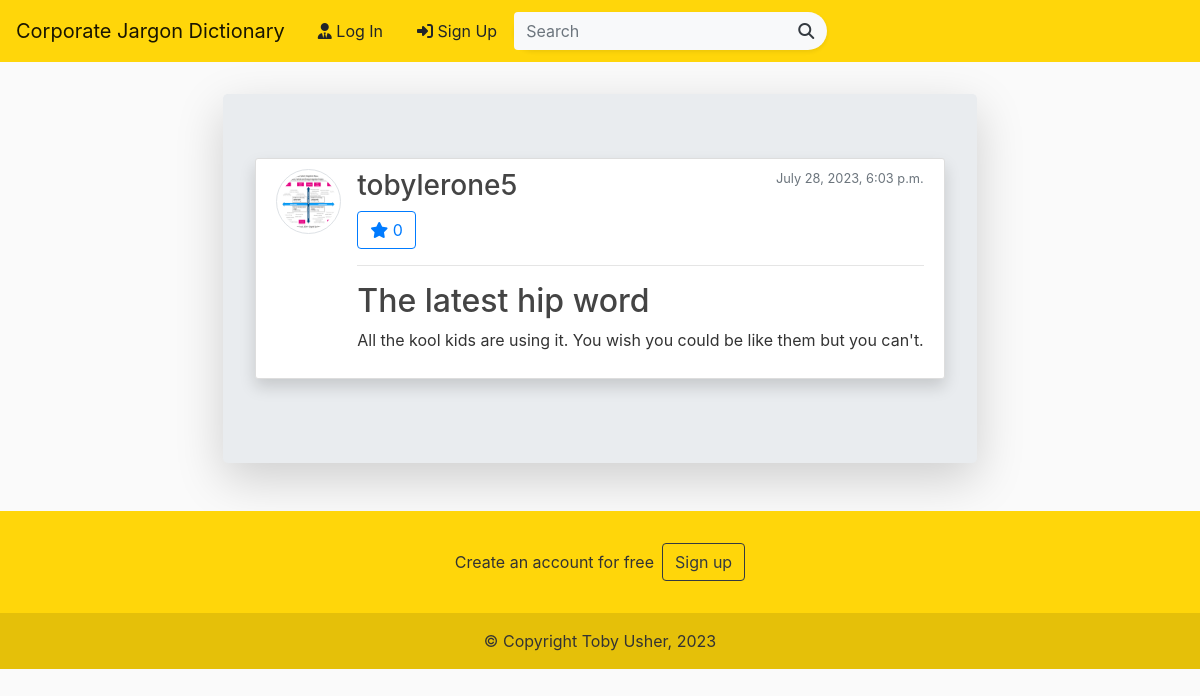
Page /definition/12/ on the committed database.
### blog/models.py (models this page shows, shortened)
class Definition(models.Model):
	word = models.CharField(max_length=100)
	description = models.TextField()
	date_posted = models.DateTimeField(default=timezone.now)
	author = models.ForeignKey(User, on_delete=models.CASCADE)
	likes = models.ManyToManyField(User, related_name='definitions')
	def total_likes(self):
		return self.likes.count()

### users/models.py (models this page shows, shortened)
class Profile(models.Model):
    user = models.OneToOneField(User, on_delete=models.CASCADE)
    image = models.ImageField(default='default.jpg', upload_to='profile_pics')

### blog/views.py (the view)
# urls.py: path('definition/<int:pk>/', DefinitionDetailView.as_view(), name='definition-detail'),
class DefinitionDetailView(DetailView):
    model = Definition
    template_name = 'blog/definition_detail.html'
    def get_context_data(self, **kwargs):
            definition = get_object_or_404(Definition, id=self.kwargs['pk'])
            context = super().get_context_data(**kwargs)
            context['total_likes'] = definition.total_likes()
            return context

### blog/templates/blog/definition_detail.html (shortened to what this page needs)
{% extends "blog/base.html" %}
{% block content %}
<div class="jumbotron mt-3 shadow-lg">
<article class="media content-section shadow ">
   <a href="{{ object.author.profile.image.url }} " target="_blank"> <img src="{{ object.author.profile.image.url }}  " alt="" class="article-img rounded-circle img-thumbnail img-fluid">
   </a>
    <div class="media-body">
      <div class="">
        <div class="d-flex justify-content-between">
        <a class="mr-2 mt-0 mb-0  text-dark" href="{% url 'user-definitions' object.author.username  %}"><h3>{{ object.author }}</h3></a>
        <small class="text-muted  text-align-right">{{ object.date_posted }}</small>
        </div>
        {% if object.author != user %}
        <form action="{% url 'definition-like' definition.pk %}" method="POST">
          <button type="submit", name="definition_id", value="{{ definition.id }}", class="btn btn-outline-primary btn-d">
            <i class="fas fa-star"></i> {{ total_likes }}
          </button>
        </form>
        {% endif %}
        <hr>
      </div>
      <div>
        <h2>{{ object.word }}</h2>
        <p>{{ object.description }}</p>
      </div>
    </div>
  </article>
{% endblock content %}

### blog/static/blog/main.css (style rules this page uses)
body { background: #fafafa; color: #333333; margin-top: 0; position: relative; min-height: 100vh; display: flex; flex-direction: column; }
h1, h2, h3, h4, h5, h6 { color: #444444; }
.content-section { background: #ffffff; padding: 10px 20px; border: 1px solid #dddddd; border-radius: 3px; margin-bottom: 20px; }
.article-img { height: 65px; width: 65px; margin-right: 16px; }

### rows in the picture
Definition: author.profile.image (picture), author "tobylerone5", date_posted "July 28, 2023, 6:03 p.m.", word "The latest hip word", description "All the kool kids are using it. You wish you could be like them but you can't."

### other values in the picture
{{ total_likes }} "0"
